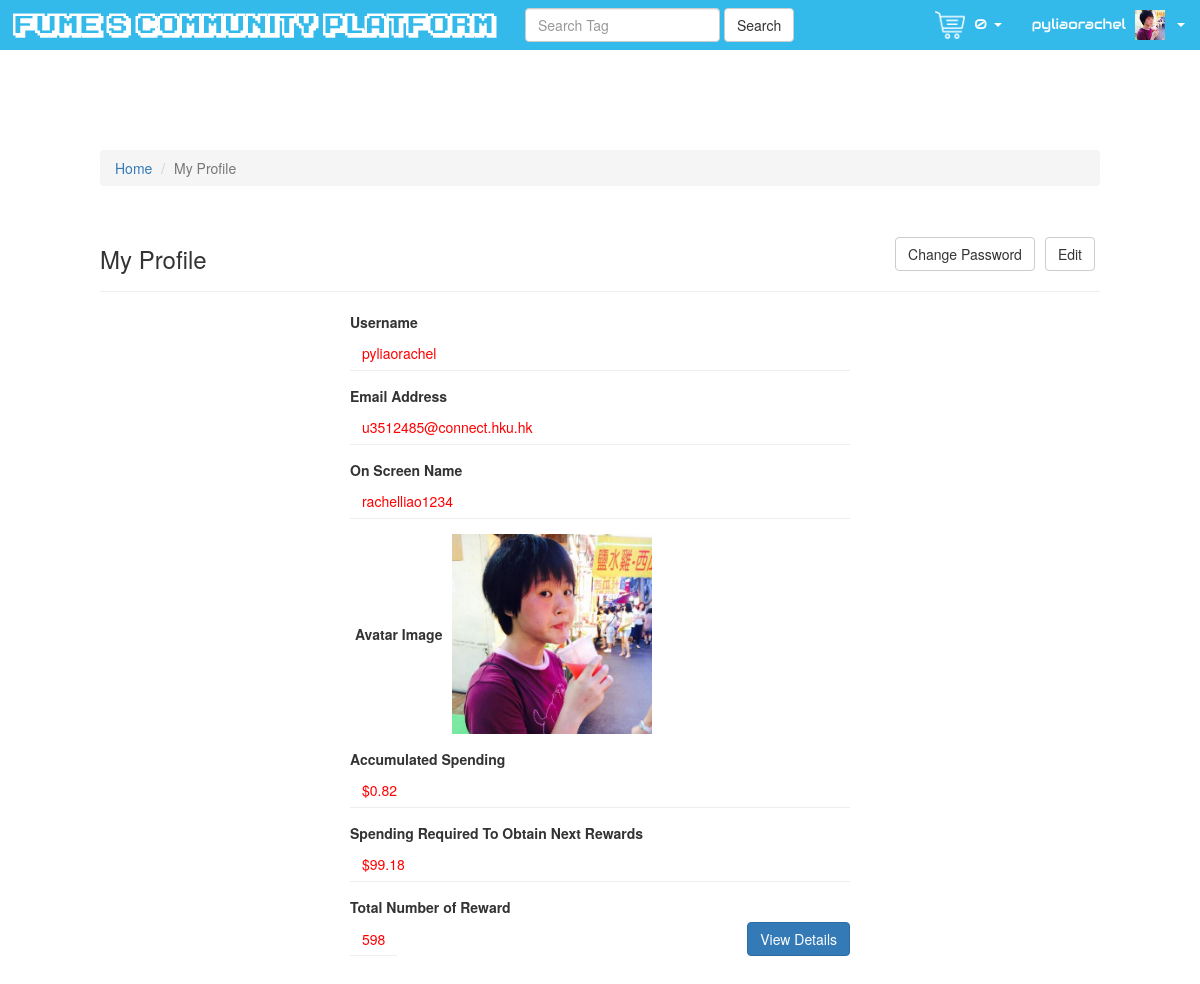
Page /profile/61/ (signed in) on the earlier database version.
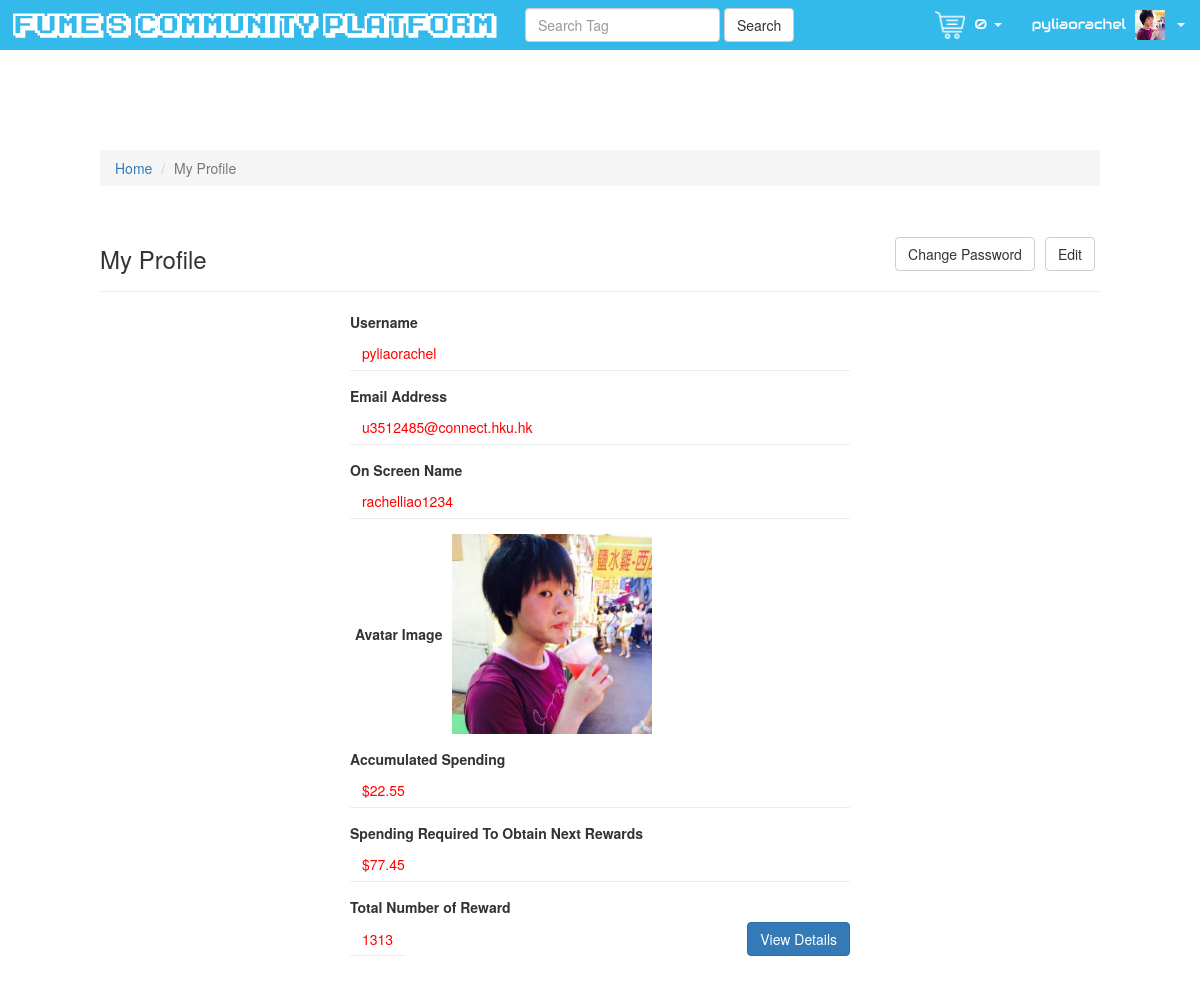
Same page on the later database version.
### core/models.py (models this page shows, shortened)
class Cart(models.Model):
    NOT_PAID = 'N'
    PROCESSING = 'PR'
    PAID = 'P'
    CART_STATUS_CHOICES = (
        (NOT_PAID, 'NotPaid'),
        (PROCESSING, 'Processing/Pending'),
        (PAID, 'Paid'),
    )
    status = models.CharField(max_length=2, choices=CART_STATUS_CHOICES, default=NOT_PAID)
    games = models.ManyToManyField('game.Game', blank=True, through='CartGamePurchase')
    payment = models.OneToOneField('CardPayment', on_delete=models.CASCADE, blank=True, null=True)
    user = models.ForeignKey(User, on_delete=models.CASCADE)

class UserProfile(models.Model):
    user = models.OneToOneField(User, on_delete=models.CASCADE, related_name='profile')
    on_screen_name = models.CharField(max_length=200, default=UserConst.DEFAULT_ON_SCREEN_NAME)
    avatar_image = models.ImageField(upload_to=PathUtils.get_avatar_file_name, default=UserConst.DEFAULT_AVATAR_IMAGE_PATH)
    accumulated_spending = models.DecimalField(max_digits=15, decimal_places=2, default=Decimal(0.00))
    def spending_required(self):
        return 100 - self.accumulated_spending
    def get_active_cart(self):
        cart = Cart.objects.get(user_id=self.user.id, status=Cart.NOT_PAID)
        return cart
    def get_rewards_batches(self, filter_expiration_date=timezone.now()):
        rewards_batches = RewardsBatch.objects.filter(user_id=self.user.id, expiration_date__gte=filter_expiration_date) \
                                                .values('expiration_date', 'issue_date') \
                                                .annotate(values=Sum('value')) \
                                                .order_by('expiration_date')
        return rewards_batches
    def get_rewards_total(self, filter_expiration_date=timezone.now()):
        rewards_batches = self.get_rewards_batches(filter_expiration_date=filter_expiration_date)
        total_number_of_rewards = [batch['values'] for batch in rewards_batches.all()]
        return sum(total_number_of_rewards)

### core/views.py (the view)
# urls.py: url(r'^profile/(?P<pk>\d+)/$', ProfileDetailView.as_view(template_name='core/profile.html'), name='profile'),
class ProfileDetailView(DetailView):
    model = UserProfile
    def get_context_data(self, **kwargs):
        context = super(ProfileDetailView, self).get_context_data(**kwargs)
        context['now'] = timezone.now()
        layers = OrderedDict()
        layers['Home'] = reverse('homepage')
        layers['My Profile'] = '#'
        context['layers'] = layers
        context['rewards_batches'] = self.request.user.profile.get_rewards_batches()
        context['total_number_of_rewards'] = self.request.user.profile.get_rewards_total()
        return context

### core/templates/core/profile.html (shortened to what this page needs)
{% extends "core/profile_base.html" %}
{% block children_content %}
{% with profile=userprofile %}
	<form id="profile-form" method="post" enctype="multipart/form-data">{% csrf_token %}
		<div class="form-group">
			<label class="control-label">Username</label>
			<p class="form-control-static">{{ user.username }}</p>
		</div>
		<div class="form-group">
			<label class="control-label">Email Address</label>
			<p class="form-control-static">{{ user.email }}</p>
		</div>
		<div class="form-group">
			<label class="control-label">On Screen Name</label>
			<p class="form-control-static">{{ profile.on_screen_name }}</p>
		</div>
		<div class="form-group row-center margin-between">
			<label class="control-label">Avatar Image</label>
			<img id="preview-avatar" src="{{ profile.avatar_image.url }}"/>
		</div>
		<div class="form-group">
			<label class="control-label">Accumulated Spending</label>
			<p class="form-control-static">${{ profile.accumulated_spending }}</p>
		</div>
		<div class="form-group">
			<label class="control-label">Spending Required To Obtain Next Rewards</label>
			<p class="form-control-static">${{ profile.spending_required }}</p>
		</div>
		<div class="form-group">
			<label class="control-label">Total Number of Reward</label>
			<div class="row-center space-between">
				{% if total_number_of_rewards %}
					<p>{{ total_number_of_rewards }}</p>
					<button class="btn btn-primary" type="button" data-toggle="collapse" data-target="#rewards-table" aria-expanded="false" aria-controls="rewards-table">
						View Details
					</button>
				{% else %}
					<p>You currently don't have any rewards!</p>
				{% endif %}
			</div>
		</div>
	</form>
{% endwith %}
{% endblock %}

### templates/includes/header_profile.html (shortened to what this page needs)
{% load staticfiles %}
<ul class="nav navbar-nav navbar-right info-bar" id="profile-info-bar">
	{% with cart=user.profile.get_active_cart %}
		<li class="dropdown">
			<a href="#" class="dropdown-toggle" data-toggle="dropdown" role="button" aria-haspopup="true" aria-expanded="false">
				<img src="{% static 'img/icons/shopping-cart.png' %}" class="header-icon" />
				{{ cart.games.all.count }} <span class="caret"></span>
			</a>
		</li>
	{% endwith %}
	<li class="dropdown">
		<a href="#" class="dropdown-toggle" data-toggle="dropdown" role="button" aria-haspopup="true" aria-expanded="false">
			{{ user.username }}
			<img src="{{ user.profile.avatar_image.url }}" class="header-icon" /> <span class="caret"></span>
		</a>
	</li>
</ul>

Differences in the rows shown:
changed UserProfile "rachelliao1234": accumulated_spending "0.82" → "22.55"; spending_required "99.18" → "77.45"
Other differences:
{{ total_number_of_rewards }}: "598" → "1313"
